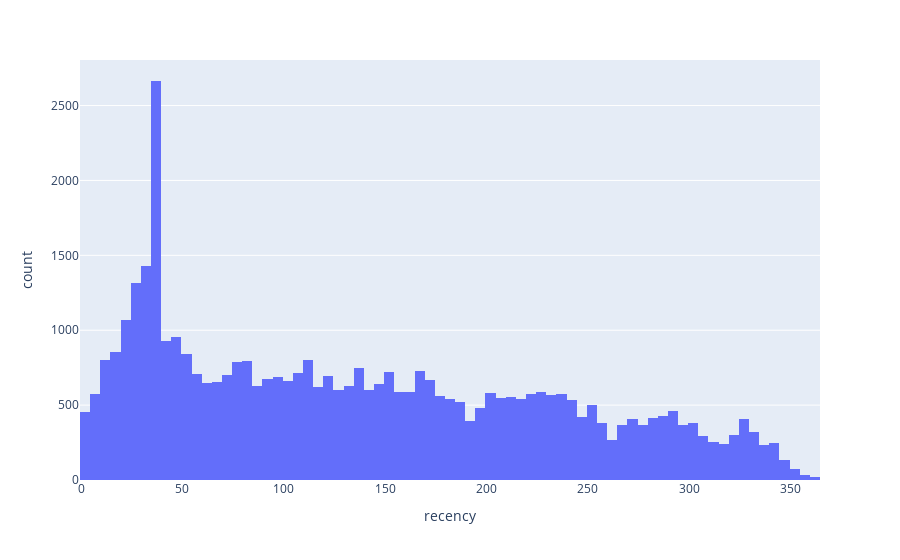

The notebook cell saved with this chart:
### Code cell
px.histogram(final, x='recency')

#В целом, мне кажется, для recency идея с квантилями работала неплохо, но для удобства можно ранжировать по месяцам

### Figure 1 — Plotly figure (JSON) as saved in the notebook; plotly's stock layout.template omitted (floating-point values rounded to 4 significant figures; data arrays with more than 128 entries replaced by an {"elided": "..."} marker saying what was removed)
{"data": [{"alignmentgroup": "True", "bingroup": "x", "hovertemplate": "recency=%{x}<br>count=%{y}<extra></extra>", "legendgroup": "", "marker": {"color": "#636efa", "pattern": {"shape": ""}}, "name": "", "offsetgroup": "", "orientation": "v", "showlegend": false, "type": "histogram", "x": {"elided": "43031 int values"}, "xaxis": "x", "yaxis": "y"}], "layout": {"barmode": "relative", "legend": {"tracegroupgap": 0}, "margin": {"t": 60}, "xaxis": {"anchor": "y", "domain": [0, 1], "title": {"text": "recency"}}, "yaxis": {"anchor": "x", "domain": [0, 1], "title": {"text": "count"}}}}
